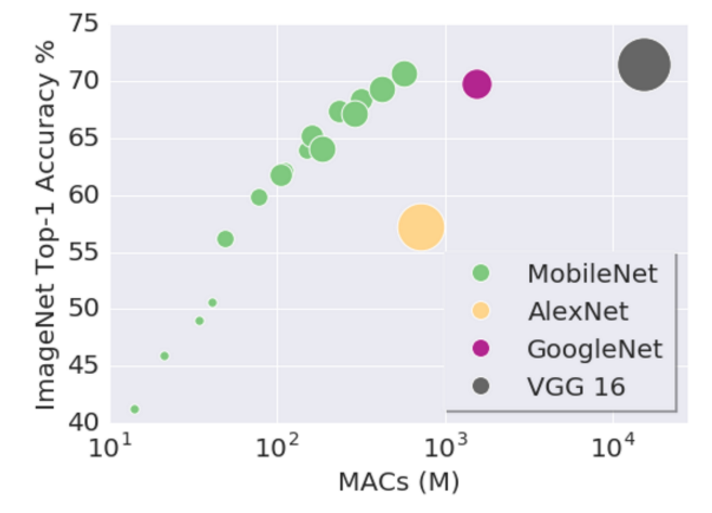
#> input picture gpu/nets/mobilenet_v1.png, 712 x 513 px; its folder holds only this picture in this run
$ python -i server.py   (imports and definitions only)   (older library calls are emulated)
#> lines starting #> are read from the running program, lines starting #| are printed output that depends on the picture; after the words box and inside, x2 and y2 are one past the last pixel; in counts of white or black regions, pixels touching at a corner belong together
### gpu/colorList.py
import numpy as np
import collections


# 定义字典存放颜色分量上下限
# 例如：{颜色: [min分量, max分量]}
# {'red': [array([160,  43,  46]), array([179, 255, 255])]}

def getColorList():
    dict = collections.defaultdict(list)

    # 红色
    lower_red = np.array([0, 43, 46])
    upper_red = np.array([10, 255, 255])
    color_list = []
    color_list.append(lower_red)
    color_list.append(upper_red)
    dict['red'] = color_list

    # 黄色
    lower_yellow = np.array([20, 43, 100])
    upper_yellow = np.array([60, 255, 255])
    color_list = []
    color_list.append(lower_yellow)
    color_list.append(upper_yellow)
    dict['yellow'] = color_list

    # 绿色
    lower_green = np.array([75, 43, 46])
    upper_green = np.array([100, 255, 255])
    color_list = []
    color_list.append(lower_green)
    color_list.append(upper_green)
    dict['green'] = color_list


    # 蓝色
    lower_blue = np.array([100, 100, 46])
    upper_blue = np.array([110, 255, 130])
    color_list = []
    color_list.append(lower_blue)
    color_list.append(upper_blue)
    dict['blue'] = color_list


    return dict


# [10 lines that do not run on import are left out]

### gpu/server.py
import cv2
import numpy as np
import colorList
from http.server import BaseHTTPRequestHandler
#import requests
import pycurl
import cgi
import os
import uuid
import json
# 处理图片

filename=""
class   PostHandler(BaseHTTPRequestHandler):
    # [72 lines left out: functions do_POST, SendPhoto, SendPhoto_1, StartServer, not called in this run]

def get_color(filename):
#> called with filename = 'nets/mobilenet_v1.png'
    frame = cv2.imread(filename)
#> frame is the input picture: shape (513, 712, 3); mean B, G, R 239.2, 235.5, 235.2
    #print('go in get_color')
    hsv = cv2.cvtColor(frame, cv2.COLOR_BGR2HSV)
#> hsv: shape (513, 712, 3); mean H, S, V 73.9, 6.8, 240.7
    maxsum = -100
    color = None
    color_dict = colorList.getColorList()
    for d in color_dict:
        mask = cv2.inRange(hsv, color_dict[d][0], color_dict[d][1])
        cv2.imwrite(d + '.jpg', mask)
        binary = cv2.threshold(mask, 127, 255, cv2.THRESH_BINARY)[1]
        binary = cv2.dilate(binary, None, iterations=2)
        img, cnts, hiera = cv2.findContours(binary.copy(), cv2.RETR_EXTERNAL, cv2.CHAIN_APPROX_SIMPLE)
        sum = 0
        for c in cnts:
            sum += cv2.contourArea(c)
        if sum > maxsum:
            maxsum = sum
            color = d
#> this loop made 4 passes
#> pass 2, in get_color, `mask = cv2.inRange(hsv, color_dict[d][0], color_dict[d][1])`:
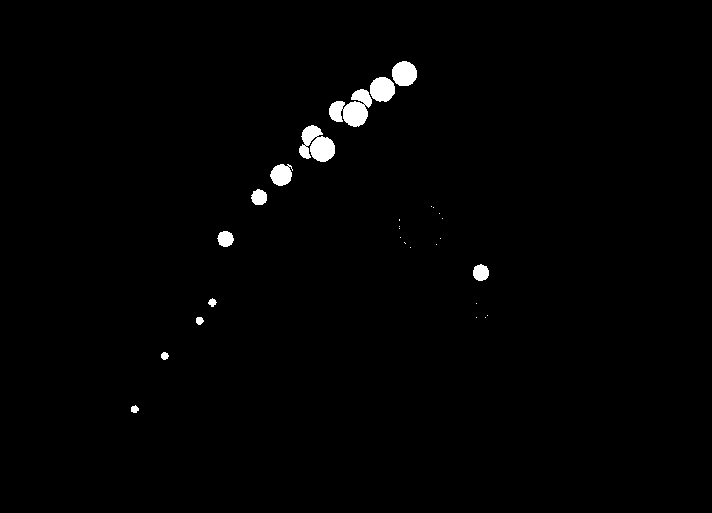
#> mask: shape (513, 712); 1.1% white; 28 white regions (16 under 20 px), largest, box (x1, y1, x2, y2) and area: (329, 89, 372, 127) 972, (299, 125, 335, 162) 876, (392, 61, 417, 86) 499
#> pass 2, in get_color, `binary = cv2.dilate(binary, None, iterations=2)`:
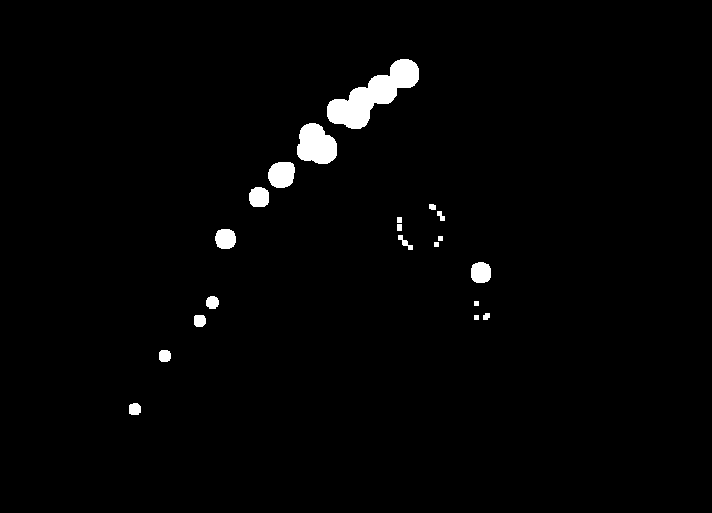
#> binary: shape (513, 712); 1.8% white; 20 white regions, largest, box (x1, y1, x2, y2) and area: (327, 59, 419, 129) 2737, (297, 123, 337, 164) 1246, (268, 162, 295, 188) 583
#> after the loop, color = 'yellow'; maxsum = 5999

    return color

# [2 lines not run here, left out]

>>> result = get_color('nets/mobilenet_v1.png')
#> result = 'yellow'
